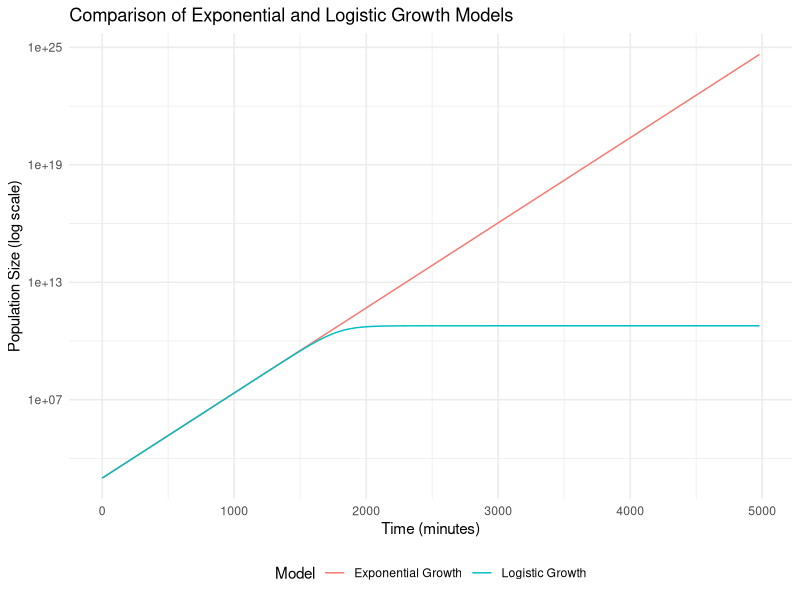

Write the R code that produced this figure.
library(ggplot2)

N0 <- 986.51                
r <- 0.0100086              
K <- 5.979e+10              

time_values <- seq(0, 5000, by = 60)
exp_growth <- N0 * exp(r * time_values)
logistic_growth <- (N0 * K * exp(r * time_values)) / (K + (N0 * (exp(r * time_values) - 1)))


exp_data <- data.frame(Time = time_values, Population = exp_growth, Model = "Exponential Growth")
logistic_data <- data.frame(Time = time_values, Population = logistic_growth, Model = "Logistic Growth")
combined_data <- rbind(exp_data, logistic_data)

population_growth_plot <- ggplot(data = combined_data, aes(x = Time, y = Population, color = Model)) +
  geom_line() +
  scale_y_log10() +  
  labs(
    title = "Comparison of Exponential and Logistic Growth Models",
    x = "Time (minutes)",
    y = "Population Size (log scale)",
    color = "Model"
  ) +
  theme_minimal() +
  theme(legend.position = "bottom")

ggsave("population_growth_comparison_with_legend.png", plot = population_growth_plot, width = 8, height = 6, dpi = 300)
